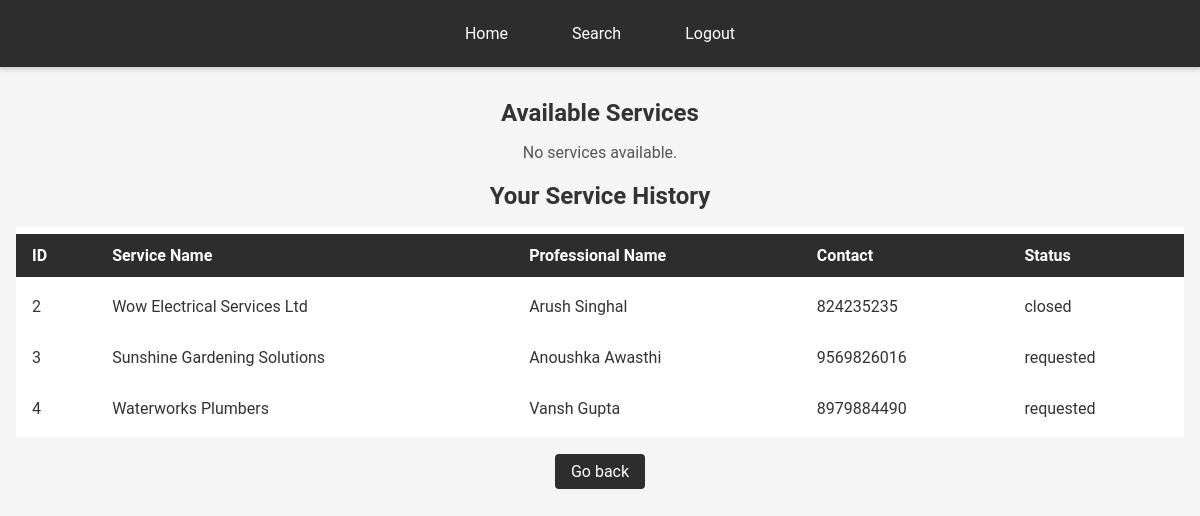
The page /customer_dashboard/10/cleaning on the database its author committed.
### application/models.py (models this page shows)
class ServiceRequest(db.Model):
    __tablename__ = 'Services_requests'
    id = db.Column(db.Integer, primary_key=True, autoincrement=True)
    service_id = db.Column(db.Integer, db.ForeignKey('Services.id', ondelete = 'CASCADE'), nullable=False)
    customer_id = db.Column(db.Integer, db.ForeignKey('Users.id' , ondelete = 'CASCADE'), nullable=True)
    professional_id = db.Column(db.Integer, db.ForeignKey('Users.id' , ondelete = 'CASCADE'), nullable=True)
    professional_name = db.Column(db.String, nullable=True)
    date_of_request = db.Column(db.String, nullable=True)
    date_of_completion = db.Column(db.String, nullable=True)
    status = db.Column(db.String, default='requested')
    remarks = db.Column(db.String, nullable=True)
    rating = db.Column(db.Integer, nullable=True)
    __table_args__ = (
    db.CheckConstraint("status IN ('requested', 'assigned', 'closed')"),
    )

### app.py (the view, shortened to what this page needs)
@app.route("/customer_dashboard/<int:id>/<string:category>", methods=["GET", "POST"])
def customer_dashboard_category(id , category):
    user = User.query.filter_by(id=id).first()
    if user is None or user.role != "customer":
        return redirect("/login")
    services = Service.query.filter_by(category=category).join(
        User, Service.id == User.service_id
    ).filter(User.role == "professional").add_columns(
        Service.id, Service.name, Service.base_price, Service.time_required,
        Service.description, Service.category, User.name.label("professional_name"), User.id.label("professional_id")
    )
    service_requests = ServiceRequest.query.filter_by(customer_id=id).all()
    for request in service_requests:
        request.service_name = Service.query.filter_by(id=request.service_id).first().name
        request.phone = User.query.filter_by(id=request.professional_id).first().contact
    available_services = []
    services = available_services
    return render_template("customer_dashboard_select.html", id = user.id,services = services, service_requests = service_requests)

### templates/customer_dashboard_select.html (shortened to what this page needs)
<!DOCTYPE html>
<html lang="en">
<head>
    <link rel="stylesheet" href="/static/styles.css">
</head>
<body>
    <nav>
        <a href="/customer_dashboard/{{id}}">Home</a>
        <a href="/customer_dashboard/search/{{id}}">Search</a>
        <a href="/login">Logout</a>
    </nav>
    <div class="container">
    <div>
        <h2>Available Services</h2>
        {% if services %}
        <table>
            <tr>
                <th>ID</th>
                <th>Service Name</th>
                <th>Professional Name</th>
                <th>Base Price</th>
                <th>Time Required</th>
                <th>Action</th>
            </tr>
            {% for service in services %}
            <tr>
                <td>{{ service.id }}</td>
                <td>{{ service.name }}</td>
                <td>{{ service.professional_name }}</td>
                <td>{{ service.base_price }}</td>
                <td>{{ service.time_required }}</td>
                <td><button onclick="
                    fetch('/api/service_request/{{ id }}/{{ service.id }}/{{ service.professional_id }}' , {
                        method: 'POST'
                    }).then(() => window.location.reload())
                ">Book</button></td>
            </tr>
            {% endfor %}
        </table>
        {% else %}
            <p>No services available.</p>
        {% endif %}
    </div>
    <div>
        <h2>Your Service History</h2>
        <table>
            <tr>
                <th>ID</th>
                <th>Service Name</th>
                <th>Professional Name</th>
                <th>Contact</th>
                <th>Status</th>
            </tr>
            {% for service in service_requests %}
            <tr>
                <td>{{ service.id }}</td>
                <td>{{ service.service_name }}</td>
                <td>{{ service.professional_name }}</td>
                <td>{{ service.phone }}</td>
                <td>{% if service.status == 'assigned' %}
                    Assigned
                    <button onclick="window.location.href='/rate_service/{{ service.id }}'">Close it?</button>
                    {% else %}
                        {{service.status}}
                    {% endif %}
                </td>
            </tr>
            {% endfor %}
        </table>
        <p><a href="/customer_dashboard/{{id}}">Go back</a></p>
    </div>
</div>
</body>
</html>

### static/styles.css (style rules this page uses)
body { font-family: 'Roboto', sans-serif; margin: 0; padding: 0; background: #f5f5f5; color: #333; }
nav { display: flex; justify-content: center; align-items: center; background-color: #2d2d2d; padding: 1rem; box-shadow: 0 2px 5px rgba(0,0,0,0.2); }
nav a { color: #fff; text-decoration: none; margin: 0 1rem; padding: 0.5rem 1rem; transition: background-color 0.3s ease; }
a { color: #fff; background-color: #2d2d2d; text-decoration: none; padding: 0.5rem 1rem; border-radius: 4px; display: inline-block; transition: background-color 0.3s ease, color 0.3s ease; }
.container { max-width: 1200px; margin: 2rem auto; padding: 0 1rem; }
h1, h2 { text-align: center; margin-bottom: 1rem; }
table { width: 100%; background: #fff; border-collapse: separate; border-spacing: 0 0.5rem; }
table th, table td { padding: 0.75rem 1rem; text-align: left; }
table th { background-color: #2d2d2d; color: #fff; }
p { text-align: center; margin: 1rem 0; color: #555; }

### rows shown on the page
ServiceRequest: id "2", service_name "Wow Electrical Services Ltd", professional_name "Arush Singhal", phone "824235235", status "closed"
ServiceRequest: id "3", service_name "Sunshine Gardening Solutions", professional_name "Anoushka Awasthi", phone "9569826016", status "requested"
ServiceRequest: id "4", service_name "Waterworks Plumbers", professional_name "Vansh Gupta", phone "8979884490", status "requested"
